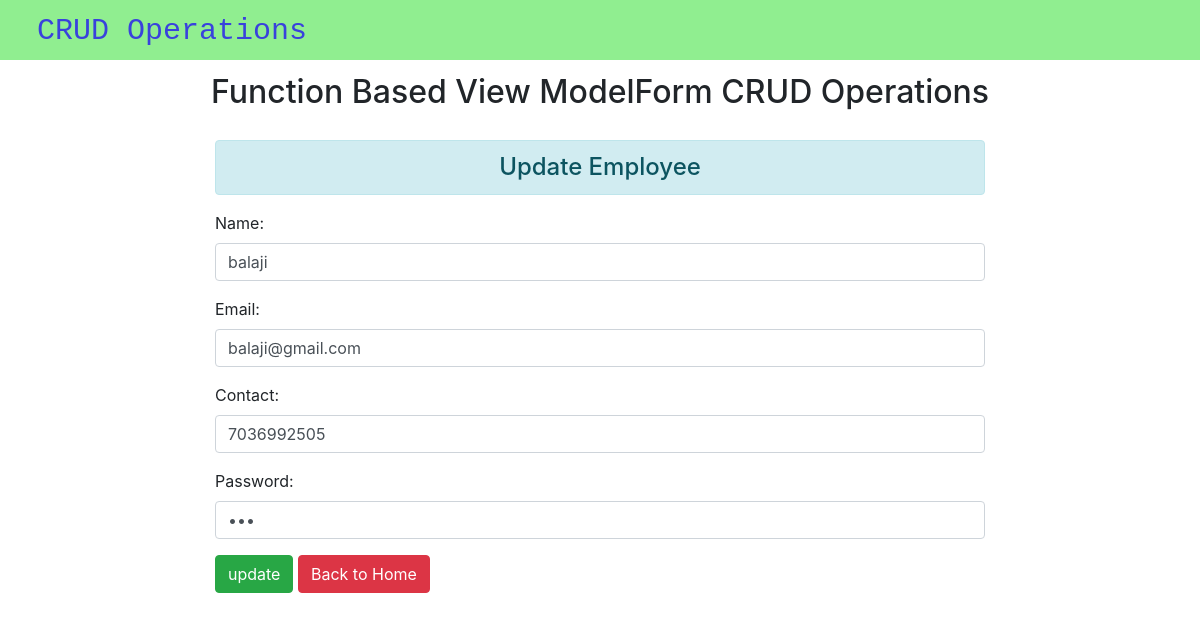
The app's page /update/12/ with its own data.
### app/models.py (models this page shows)
class EmployeeModel(models.Model):
    name = models.CharField(max_length=50)
    email = models.EmailField(max_length=50,unique=True)
    contact = models.IntegerField(unique=True)
    password = models.CharField(max_length=30)

### app/views.py (the view)
# urls.py: path('update/<int:id>/',views.update,name='update'),
def update(request,id):
    if request.method == 'POST':
        up = EmployeeModel.objects.get(pk=id)
        fo = Employee(request.POST,instance=up)
        if fo.is_valid():
            fo.save()
    else:
        up = EmployeeModel.objects.get(pk=id)
        fo = Employee(instance=up)
    return render(request,'update.html',{'form':fo})

### app/forms.py
class Employee(forms.ModelForm):
    class Meta:
        model= EmployeeModel
        fields = "__all__"
        widgets = {
            'name': forms.TextInput(attrs={'class':'form-control'}),
            'email': forms.EmailInput(attrs={'class':'form-control'}),
            'contact': forms.NumberInput(attrs={'class':'form-control'}),
            'password': forms.PasswordInput(render_value=True,attrs={'class':'form-control'}),
        }

### templates/update.html (shortened to what this page needs)
{% extends 'common.html' %}
 {% block balu %}
     <div class="row">
     <div class="col-sm-8 offset-2">
          <h4 class="text-center alert alert-info">Update Employee </h4>
     <form action="" method="post">
     {{ form.as_p }}
     <input type="submit" class="btn btn-success" value="update">
     <a href="{% url 'show' %}" class="btn btn-danger">Back to Home</a>
     </form>
     </div>
     </div>
 {% endblock %}

### records on screen
EmployeeModel: name "balaji", email "balaji@gmail.com", contact "7036992505"
